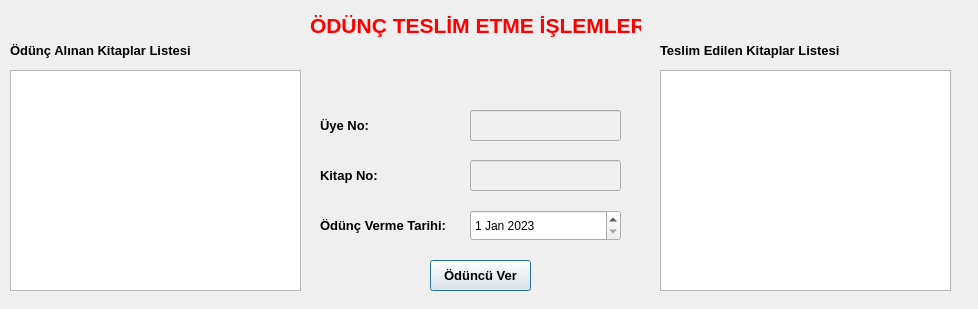
<?xml version="1.0" encoding="UTF-8"?>
<ui version="4.0">
 <class>odunc_verme_islemleri</class>
 <widget class="QDialog" name="odunc_verme_islemleri">
  <property name="geometry">
   <rect>
    <x>0</x>
    <y>0</y>
    <width>978</width>
    <height>309</height>
   </rect>
  </property>
  <property name="windowTitle">
   <string>Dialog</string>
  </property>
  <widget class="QPushButton" name="pushButton_Odunc_Kitap_Teslim_Et">
   <property name="geometry">
    <rect>
     <x>430</x>
     <y>260</y>
     <width>101</width>
     <height>31</height>
    </rect>
   </property>
   <property name="font">
    <font>
     <pointsize>10</pointsize>
     <bold>true</bold>
    </font>
   </property>
   <property name="text">
    <string>Ödüncü Ver</string>
   </property>
  </widget>
  <widget class="QTableView" name="tableView_Teslim_Edilen_Kitaplar_Listesi">
   <property name="geometry">
    <rect>
     <x>660</x>
     <y>70</y>
     <width>291</width>
     <height>221</height>
    </rect>
   </property>
  </widget>
  <widget class="QLabel" name="label_Teslim_Edilen_Kitaplar_Listesi">
   <property name="geometry">
    <rect>
     <x>660</x>
     <y>40</y>
     <width>301</width>
     <height>21</height>
    </rect>
   </property>
   <property name="font">
    <font>
     <pointsize>10</pointsize>
     <bold>true</bold>
    </font>
   </property>
   <property name="text">
    <string>Teslim Edilen Kitaplar Listesi</string>
   </property>
  </widget>
  <widget class="QTableView" name="tableView_Odunc_Alinan_Kitaplar_Listesi">
   <property name="geometry">
    <rect>
     <x>10</x>
     <y>70</y>
     <width>291</width>
     <height>221</height>
    </rect>
   </property>
  </widget>
  <widget class="QLineEdit" name="lineEdit_Uye_No">
   <property name="enabled">
    <bool>false</bool>
   </property>
   <property name="geometry">
    <rect>
     <x>470</x>
     <y>110</y>
     <width>151</width>
     <height>31</height>
    </rect>
   </property>
   <property name="text">
    <string/>
   </property>
  </widget>
  <widget class="QLabel" name="label_Odunc_Alinan_Kitaplar_Listesi">
   <property name="geometry">
    <rect>
     <x>10</x>
     <y>40</y>
     <width>341</width>
     <height>21</height>
    </rect>
   </property>
   <property name="font">
    <font>
     <pointsize>10</pointsize>
     <bold>true</bold>
    </font>
   </property>
   <property name="text">
    <string>Ödünç Alınan Kitaplar Listesi</string>
   </property>
  </widget>
  <widget class="QLabel" name="label_Uye_No">
   <property name="geometry">
    <rect>
     <x>320</x>
     <y>110</y>
     <width>111</width>
     <height>31</height>
    </rect>
   </property>
   <property name="font">
    <font>
     <pointsize>10</pointsize>
     <bold>true</bold>
    </font>
   </property>
   <property name="text">
    <string>Üye No:</string>
   </property>
  </widget>
  <widget class="QLabel" name="label_Odunc_Teslim_Etme_Islemleri">
   <property name="geometry">
    <rect>
     <x>310</x>
     <y>10</y>
     <width>331</width>
     <height>31</height>
    </rect>
   </property>
   <property name="font">
    <font>
     <pointsize>16</pointsize>
     <bold>true</bold>
    </font>
   </property>
   <property name="styleSheet">
    <string notr="true">color: rgb(255, 0, 0);</string>
   </property>
   <property name="text">
    <string>ÖDÜNÇ TESLİM ETME İŞLEMLERİ</string>
   </property>
  </widget>
  <widget class="QLineEdit" name="lineEdit_Kitap_No">
   <property name="enabled">
    <bool>false</bool>
   </property>
   <property name="geometry">
    <rect>
     <x>470</x>
     <y>160</y>
     <width>151</width>
     <height>31</height>
    </rect>
   </property>
   <property name="text">
    <string/>
   </property>
  </widget>
  <widget class="QLabel" name="label_Kitap_No">
   <property name="geometry">
    <rect>
     <x>320</x>
     <y>160</y>
     <width>101</width>
     <height>31</height>
    </rect>
   </property>
   <property name="font">
    <font>
     <pointsize>10</pointsize>
     <bold>true</bold>
    </font>
   </property>
   <property name="text">
    <string>Kitap No:</string>
   </property>
  </widget>
  <widget class="QLabel" name="label_Odunc_Verme_Tarihi">
   <property name="geometry">
    <rect>
     <x>320</x>
     <y>210</y>
     <width>141</width>
     <height>31</height>
    </rect>
   </property>
   <property name="font">
    <font>
     <pointsize>10</pointsize>
     <bold>true</bold>
    </font>
   </property>
   <property name="text">
    <string>Ödünç Verme Tarihi:</string>
   </property>
  </widget>
  <widget class="QDateEdit" name="dateEdit_Odunc_Verme_Tarihi">
   <property name="geometry">
    <rect>
     <x>470</x>
     <y>210</y>
     <width>151</width>
     <height>31</height>
    </rect>
   </property>
   <property name="dateTime">
    <datetime>
     <hour>12</hour>
     <minute>0</minute>
     <second>0</second>
     <year>2023</year>
     <month>1</month>
     <day>1</day>
    </datetime>
   </property>
   <property name="minimumDateTime">
    <datetime>
     <hour>11</hour>
     <minute>0</minute>
     <second>0</second>
     <year>1999</year>
     <month>12</month>
     <day>31</day>
    </datetime>
   </property>
   <property name="date">
    <date>
     <year>2023</year>
     <month>1</month>
     <day>1</day>
    </date>
   </property>
  </widget>
 </widget>
 <resources/>
 <connections/>
</ui>
